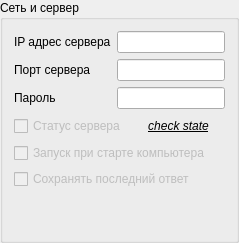
         <widget class="QGroupBox" name="groupBox_2">
          <property name="title">
           <string>Сеть и сервер</string>
          </property>
          <layout class="QGridLayout" name="gridLayout_24">
           <item row="3" column="0">
            <widget class="QCheckBox" name="checkBox_4">
             <property name="enabled">
              <bool>false</bool>
             </property>
             <property name="text">
              <string>Сохранять последний ответ</string>
             </property>
            </widget>
           </item>
           <item row="0" column="0">
            <layout class="QHBoxLayout" name="horizontalLayout_4">
             <item>
              <layout class="QVBoxLayout" name="verticalLayout_7">
               <item>
                <widget class="QLabel" name="label_3">
                 <property name="text">
                  <string>IP адрес сервера</string>
                 </property>
                </widget>
               </item>
               <item>
                <widget class="QLabel" name="label">
                 <property name="text">
                  <string>Порт сервера</string>
                 </property>
                </widget>
               </item>
               <item>
                <widget class="QLabel" name="label_6">
                 <property name="text">
                  <string>Пароль</string>
                 </property>
                </widget>
               </item>
              </layout>
             </item>
             <item>
              <layout class="QVBoxLayout" name="verticalLayout_5">
               <item>
                <widget class="QLineEdit" name="editServerIP"/>
               </item>
               <item>
                <widget class="QLineEdit" name="editServerPort"/>
               </item>
               <item>
                <widget class="QLineEdit" name="editServerPassword"/>
               </item>
              </layout>
             </item>
            </layout>
           </item>
           <item row="1" column="0">
            <layout class="QHBoxLayout" name="horizontalLayout_8">
             <item>
              <widget class="QCheckBox" name="checkBox_2">
               <property name="enabled">
                <bool>false</bool>
               </property>
               <property name="text">
                <string>Статус сервера</string>
               </property>
              </widget>
             </item>
             <item>
              <widget class="QPushButton" name="pushButton">
               <property name="font">
                <font>
                 <family>Arial</family>
                 <italic>true</italic>
                 <underline>true</underline>
                </font>
               </property>
               <property name="cursor">
                <cursorShape>PointingHandCursor</cursorShape>
               </property>
               <property name="text">
                <string>check state</string>
               </property>
               <property name="flat">
                <bool>true</bool>
               </property>
              </widget>
             </item>
            </layout>
           </item>
           <item row="2" column="0">
            <widget class="QCheckBox" name="checkBox_10">
             <property name="enabled">
              <bool>false</bool>
             </property>
             <property name="toolTip">
              <string>Запускать сервер при каждом запуске компьютера</string>
             </property>
             <property name="text">
              <string>Запуск при старте компьютера</string>
             </property>
            </widget>
           </item>
           <item row="4" column="0">
            <spacer name="verticalSpacer_3">
             <property name="orientation">
              <enum>Qt::Vertical</enum>
             </property>
             <property name="sizeHint" stdset="0">
              <size>
               <width>20</width>
               <height>40</height>
              </size>
             </property>
            </spacer>
           </item>
          </layout>
         </widget>
